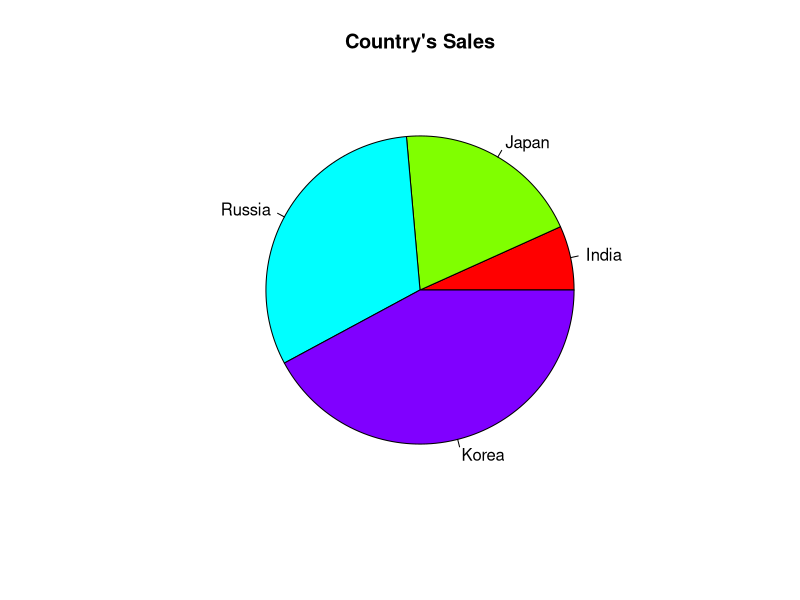
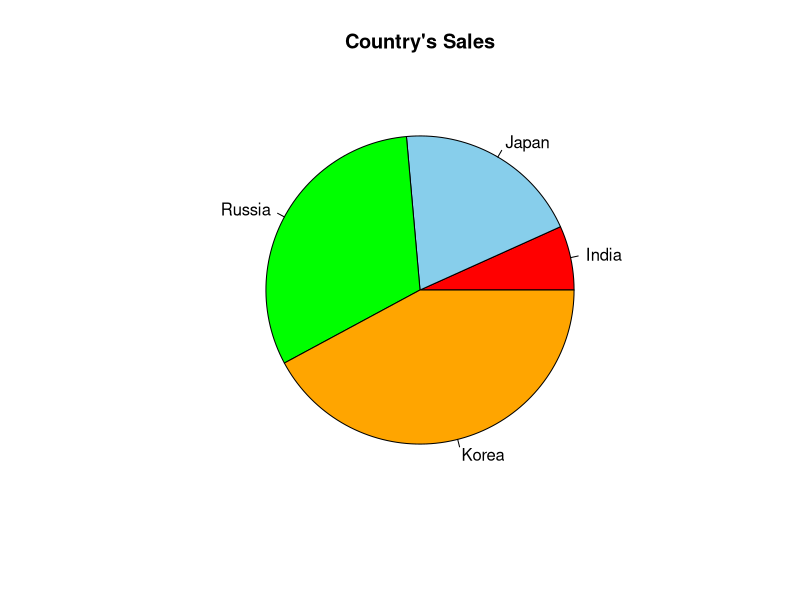
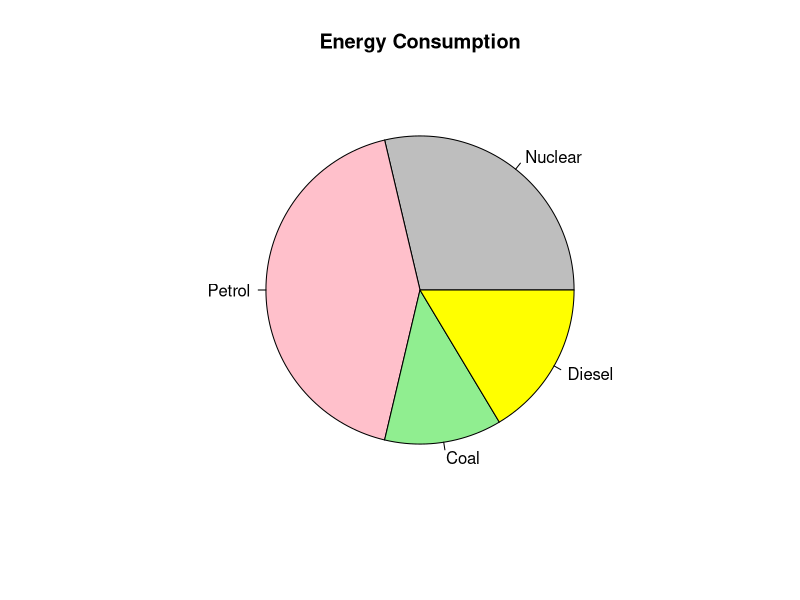
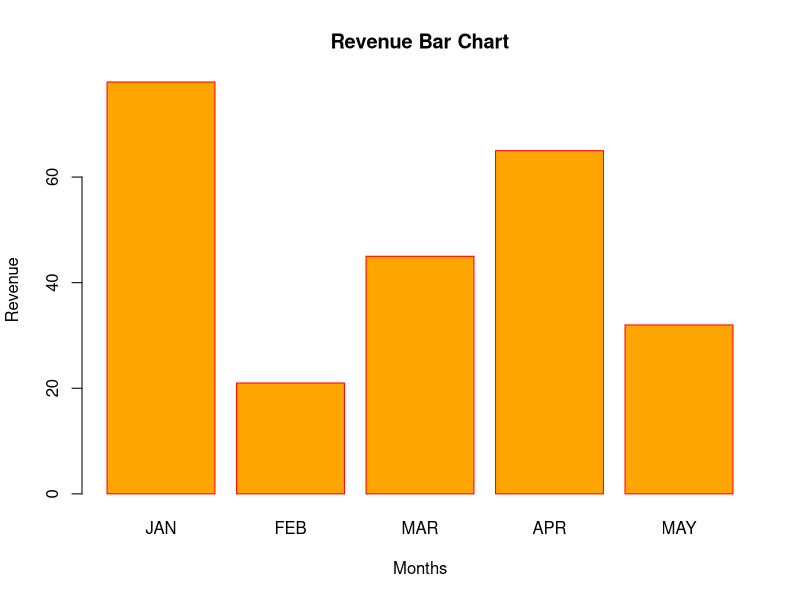
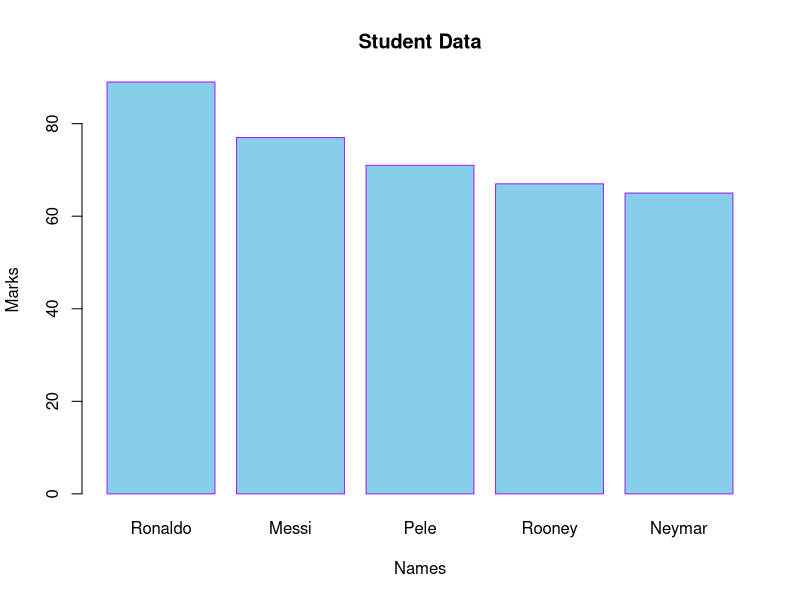
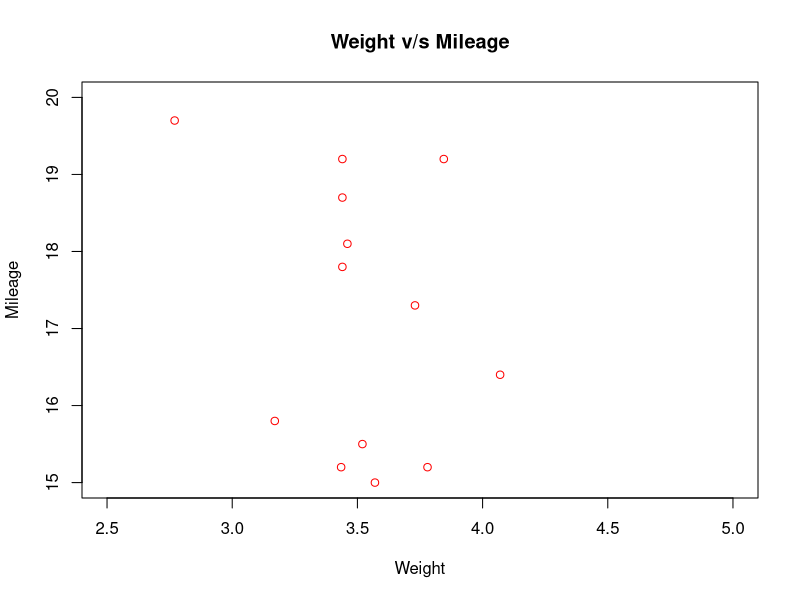

These charts were generated, in order, by the following R code:
#Data Visualization

library(graphics)

#pie chart
#created by pie()
#pie(x(#Name of the variable),label,main(#Name of the chart),col)
#input taken as vector or dataframe

sales<-c(12,35,56,75)
label<-c("India","Japan","Russia","Korea")
pie(sales,label,main="Country's Sales",col=rainbow(length(sales)))

c1<-c('red','skyblue','green','orange')
pie(sales,label,main="Country's Sales",col=c1)

d1<-data.frame(Energy=c("Nuclear","Petrol","Coal","Diesel"), Utilized=c(35,52,15,20))
d1
#l<-c(Nuclear,Petrol,Coal,Diesel)
c2<-c('grey','pink','lightgreen','yellow')
pie(d1$Utilized,label=d1$Energy,main="Energy Consumption",col=c2)



#Bar Graph
#It is used for representing categorical data
#barplots(x,names.arg,xlab,ylab,main,col)
#Revenue earned in Jan-May

revenue<-c(78,21,45,65,32)
l<-c("JAN","FEB","MAR","APR","MAY")
barplot(revenue,names.arg=l,xlab="Months",ylab="Revenue",main="Revenue Bar Chart",col='orange',border='red')


#
d2<-data.frame(RollNo=c(1:5),Name=c("Messi","Ronaldo","Neymar","Rooney","Pele"),Marks=c(77,89,65,67,71))
d2
library(sqldf)
d3<-sqldf("SELECT * FROM d2 ORDER BY Marks DESC")
barplot(d3$Marks,names.arg=d3$Name,xlab="Names",ylab="Marks",main="Student Data",col='skyblue',border='purple')




#Scatter Plot
#Used for Comparing Variables
#plot(x,y,xlab,ylab,xlim,ylim,main)

library(datasets)
data("mtcars")
View(mtcars)
plot(x=mtcars$wt,y=mtcars$mpg,xlab="Weight",ylab="Mileage",xlim=c(2.5,5),ylim=c(15,20),
     main="Weight v/s Mileage",col='red')
